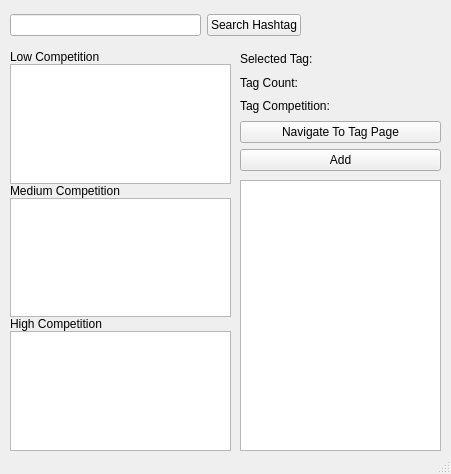
<?xml version="1.0" encoding="UTF-8"?>
<ui version="4.0">
 <class>MainWindow</class>
 <widget class="QMainWindow" name="MainWindow">
  <property name="geometry">
   <rect>
    <x>0</x>
    <y>0</y>
    <width>451</width>
    <height>474</height>
   </rect>
  </property>
  <property name="windowTitle">
   <string>TagBuddy</string>
  </property>
  <property name="autoFillBackground">
   <bool>false</bool>
  </property>
  <widget class="QWidget" name="centralwidget">
   <widget class="QWidget" name="gridLayoutWidget">
    <property name="geometry">
     <rect>
      <x>10</x>
      <y>10</y>
      <width>291</width>
      <height>31</height>
     </rect>
    </property>
    <layout class="QGridLayout" name="gridLayout">
     <property name="verticalSpacing">
      <number>6</number>
     </property>
     <item row="0" column="0">
      <widget class="QLineEdit" name="hashtagText"/>
     </item>
     <item row="0" column="1">
      <widget class="QPushButton" name="hashtagSearch">
       <property name="text">
        <string>Search Hashtag</string>
       </property>
      </widget>
     </item>
    </layout>
   </widget>
   <widget class="QWidget" name="gridLayoutWidget_2">
    <property name="geometry">
     <rect>
      <x>10</x>
      <y>50</y>
      <width>221</width>
      <height>401</height>
     </rect>
    </property>
    <layout class="QGridLayout" name="gridLayout_2" rowstretch="0,0,0,0,0,0,0,0,0" columnstretch="0">
     <property name="leftMargin">
      <number>0</number>
     </property>
     <property name="topMargin">
      <number>0</number>
     </property>
     <property name="rightMargin">
      <number>0</number>
     </property>
     <property name="verticalSpacing">
      <number>0</number>
     </property>
     <item row="1" column="0">
      <widget class="QListWidget" name="listLow"/>
     </item>
     <item row="0" column="0">
      <widget class="QLabel" name="labelLow">
       <property name="text">
        <string>Low Competition</string>
       </property>
      </widget>
     </item>
     <item row="5" column="0">
      <widget class="QLabel" name="labelMed">
       <property name="text">
        <string>Medium Competition</string>
       </property>
      </widget>
     </item>
     <item row="7" column="0">
      <widget class="QLabel" name="labelHigh">
       <property name="text">
        <string>High Competition</string>
       </property>
      </widget>
     </item>
     <item row="8" column="0">
      <widget class="QListWidget" name="listHigh"/>
     </item>
     <item row="6" column="0">
      <widget class="QListWidget" name="listMed"/>
     </item>
    </layout>
   </widget>
   <widget class="QPlainTextEdit" name="plainTextTags">
    <property name="geometry">
     <rect>
      <x>240</x>
      <y>180</y>
      <width>201</width>
      <height>271</height>
     </rect>
    </property>
   </widget>
   <widget class="QWidget" name="gridLayoutWidget_3">
    <property name="geometry">
     <rect>
      <x>240</x>
      <y>50</y>
      <width>201</width>
      <height>121</height>
     </rect>
    </property>
    <layout class="QGridLayout" name="gridLayout_3">
     <item row="3" column="0" colspan="2">
      <widget class="QPushButton" name="browserOpen">
       <property name="text">
        <string>Navigate To Tag Page</string>
       </property>
      </widget>
     </item>
     <item row="2" column="1">
      <widget class="QLabel" name="tagLblCmp">
       <property name="text">
        <string/>
       </property>
      </widget>
     </item>
     <item row="2" column="0">
      <widget class="QLabel" name="tagCompetitionLevel">
       <property name="text">
        <string>Tag Competition:</string>
       </property>
      </widget>
     </item>
     <item row="0" column="0">
      <widget class="QLabel" name="tagNameLabel">
       <property name="text">
        <string>Selected Tag:</string>
       </property>
      </widget>
     </item>
     <item row="1" column="1">
      <widget class="QLabel" name="tagLblNum">
       <property name="text">
        <string/>
       </property>
      </widget>
     </item>
     <item row="0" column="1">
      <widget class="QLabel" name="tagLbl">
       <property name="text">
        <string/>
       </property>
      </widget>
     </item>
     <item row="1" column="0">
      <widget class="QLabel" name="tagNumberLabel">
       <property name="text">
        <string>Tag Count:</string>
       </property>
      </widget>
     </item>
     <item row="4" column="0" colspan="2">
      <widget class="QPushButton" name="addButton">
       <property name="text">
        <string>Add</string>
       </property>
      </widget>
     </item>
    </layout>
   </widget>
  </widget>
  <widget class="QStatusBar" name="statusbar"/>
 </widget>
 <resources/>
 <connections/>
</ui>
